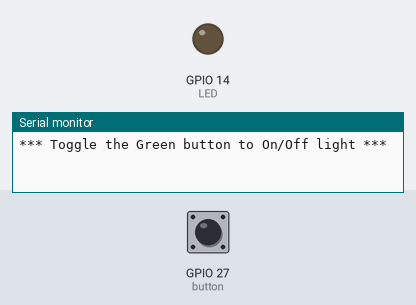
A sketch run on a simulated ESP32. On the bench: output pins drawn as LEDs (lit = HIGH), the last lines printed to the serial monitor. The inputs (shaded band) are chosen by the test bench; at power-on: GPIO 27 (button) HIGH.

Above: at 1.2 s.
1.3 s: GPIO 27 (button) pulled LOW for 0.15 s
At 2.1 s:
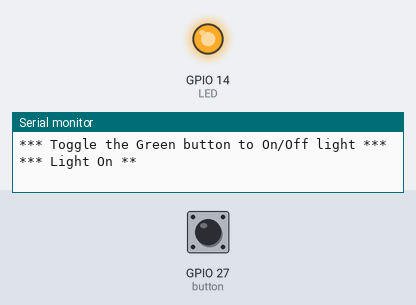
2.9 s: GPIO 27 (button) pulled LOW for 1 s
At 3.3 s:
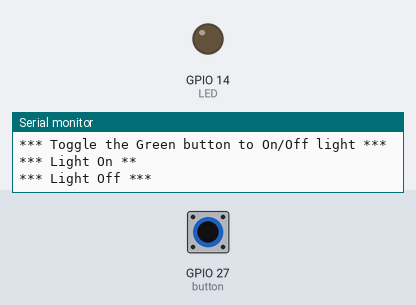
5.4 s: GPIO 27 (button) pulled LOW for 3.2 s
At 6.4 s:
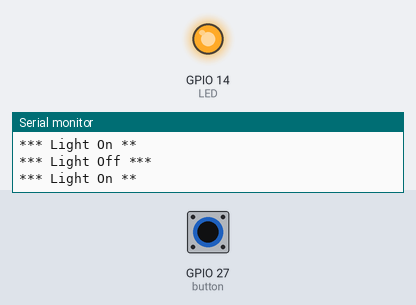
Timing chart, 0 to 8.4 s (numbered marks = the images above; inputs shaded):
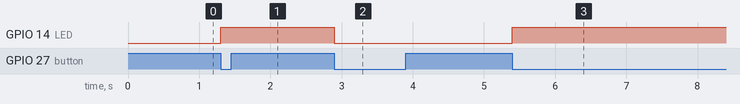

The sketch:

Basic_LED.ino
```cpp
#if CONFIG_IDF_TARGET_ESP32S3
  int button = 4; //declare button to pin 4
  int LED = 5; //declare LED to pin 5
  bool buttonState = 0; //start at off
#else
  int button = 27; //declare button to pin 27
  int LED = 14; //declare LED to pin 14
  bool buttonState = 0; //start at off
#endif

void setup() {
  //put your setup code here, to run once:
  Serial.begin(115200);
  pinMode(button, INPUT_PULLUP); //set button as input, with pullup (normally high)
  pinMode(LED, OUTPUT); //set LED as output
  Serial.println();
  Serial.println();
  Serial.println("*** Toggle the Green button to On/Off light ***");
}

void loop() {
  // put your main code here, to run repeatedly:
  if (digitalRead(button) != 1){ //when button press, signal becomes LOW, fulfilling the condition
    buttonState = !buttonState; //flips the boolean buttonState value
    if (buttonState == 1) {
          digitalWrite(LED, HIGH); //when buttonState is 1, on the LED
          Serial.println("*** Light On **");
    } else{
      digitalWrite(LED, LOW); //when buttonState is 0, off the LED
      Serial.println("*** Light Off ***");
    }
    while (digitalRead(button) != 1){
      delay (100);
    }
  delay(100);
  }
}
```

Measured:
- after the input at 1.3 s, GPIO 14 (LED): LOW → HIGH at once
- after the input at 2.9 s, GPIO 14 (LED): HIGH → LOW at once
- after the input at 5.4 s, GPIO 14 (LED): LOW → HIGH at once
